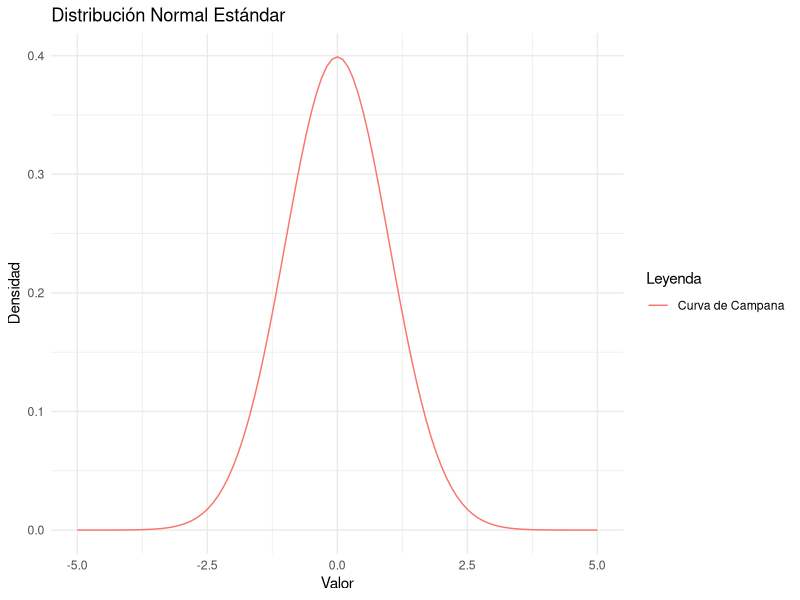

R code for this plot: (Note: this script raises an error after producing the figure.)

#1 ##################### Básico #########################
## 1
# Crear una secuencia de números del 20 al 50
numeros <- seq(20, 50)
print(numeros)
# Media de los números del 20 al 60
media <- mean(seq(20, 60))
print(media)
# Suma de los números del 51 al 91
suma <- sum(seq(51, 91))
print(suma)


## 2
for (i in 1:100) {
  if (i %% 3 == 0 && i %% 5 == 0) {
    print("FizzBuzz")
  } else if (i %% 3 == 0) {
    print("Fizz")
  } else if (i %% 5 == 0) {
    print("Buzz")
  } else {
    print(i)
  }
}

## 3

# Función para obtener los primeros n números de Fibonacci
fibonacci <- function(n) {
  if (n <= 1) {
    return(1)
  } else {
    return(fibonacci(n - 1) + fibonacci(n - 2))
  }
}

# Obtener los primeros 10 números de Fibonacci
for (i in 1:10) {
  print(fibonacci(i))
}

## 4


## 5
install.packages("ggplot2")
library(ggplot2)

# Establecer parámetros para la distribución normal
media <- 0
desviacion_std <- 1

# Generar y graficar la curva de campana
grafico <- ggplot(data.frame(x=c(-5, 5)), aes(x=x)) +
  stat_function(fun=dnorm, args=list(mean=media, sd=desviacion_std), aes(color="Curva de Campana")) +
  labs(title="Distribución Normal Estándar",
       x="Valor",
       y="Densidad",
       color="Leyenda") +
  theme_minimal()

print(grafico)

## 6

# Crear una lista de elementos usando vectores, matrices y funciones
lista <- list(
  "vector" = c(1, 2, 3),
  "matriz" = matrix(c(1, 2, 3, 4), nrow = 2, ncol = 2),
  "funcion" = function(x) x^2
)

# Imprimir el contenido de la lista
print(lista)

## 7

# Crear una matriz de 5 x 4
matriz1 <- matrix(1:20, nrow = 5, ncol = 4)

# Crear una matriz de 3 x 3 con etiquetas y rellenar la matriz por filas
matriz2 <- matrix(c(1, 2, 3, 4, 5, 6, 7, 8, 9), nrow = 3, ncol = 3, byrow = TRUE, dimnames = list(c("Fila 1", "Fila 2", "Fila 3"), c("Columna 1", "Columna 2", "Columna 3")))

# Crear una matriz de 2 x 2 con etiquetas y rellenar la matriz por columnas
matriz3 <- matrix(c(1, 2, 3, 4), nrow = 2, ncol = 2, byrow = FALSE, dimnames = list(c("Fila 1", "Fila 2"), c("Columna 1", "Columna 2")))

# Imprimir las matrices
print(matriz1)
print(matriz2)
print(matriz3)

## 8

# Crear un array con un vector de valores y un vector de dimensiones
array <- array(1:12, dim = c(2, 3, 2), dimnames = list(c("Fila 1", "Fila 2"), c("Columna 1", "Columna 2", "Columna 3"), c("Matriz 1", "Matriz 2")))

# Imprimir el array
print(array)

## 9

# Crear un array con tres columnas, tres filas y dos "matrices"
matriz1 <- matrix(c(1, 2, 3, 4, 5, 6, 7, 8, 9), nrow = 3, ncol = 3, byrow = TRUE)
matriz2 <- matrix(c(10, 11, 12, 13, 14, 15, 16, 17, 18), nrow = 3, ncol = 3, byrow = TRUE)
array <- array(c(matriz1, matriz2), dim = c(3, 3, 2))

# Imprimir la matriz
print(array)

## 10

# Crear un data.frame con los detalles de los empleados
empleados <- data.frame(
  "genero" = c("Hombre", "Mujer", "Mujer", "Hombre", "Hombre"),
  "edad" = c(27, 35, 42, 31, 46),
  "rut" = c("11.111.111-1", "22.222.222-2", "33.333.333-3", "44.444.444-4", "55.555.555-5"),
  "direccion" = c("Calle 1 #123", "Calle 2 #456", "Calle 3 #789", "Calle 4 #012", "Calle 5 #345"),
  "profesion" = c("Ingeniero", "Abogada", "Médica", "Programador", "Contador")
)

# Mostrar un resumen de los datos
summary(empleados)


#2 ##################### Vectores #########################

## 1
numeros <- numeric(6)
complejos <- complex(6)
logicos <- logical(6)
caracteres <- character(6)

## 2

# Sumar dos vectores de tipo entero y longitud 3
vector1 <- c(1, 2, 3)
vector2 <- c(4, 5, 6)
resultado <- vector1 + vector2


## 3 

# Agregar valores a un vector vacío
vector <- numeric(0)
vector <- c(vector, 1, 2, 3)

## 4

# Encontrar la suma, la media y el producto de un vector
vector <- c(1, 2, 3, 4, 5)
suma <- sum(vector)
media <- mean(vector)
producto <- prod(vector)

## 5

vector <- c(2, 4, 6, NA, NaN, 8)
suma <- sum(vector, na.rm = TRUE)
media <- mean(vector, na.rm = TRUE)
producto <- prod(vector, na.rm = TRUE)

cat("Suma: ", suma, "\n")
cat("Media: ", media, "\n")
cat("Producto: ", producto, "\n")

## 6 

# Ordenar un vector en orden ascendente y descendente
vector <- c(3, 1, 4, 1, 5, 9, 2, 6, 5)
orden_ascendente <- sort(vector)
orden_descendente <- sort(vector, decreasing = TRUE)

print(orden_ascendente)
print(orden_descendente)

## 7

vector <- c(2, 4, 6, 8, 10)
elemento <- 10
# Verificar si el elemento está en el vector
esta_en_vector <- elemento %in% vector


if (esta_en_vector) {
  cat("El número", elemento, "está en el vector.\n")
} else {
  cat("El número", elemento, "NO está en el vector.\n")
}

## 8 

# Encontrar el segundo valor más alto en un vector dado
vector <- c(1, 2, 3, 4, 5)
segundo_valor <- sort(unique(vector), decreasing = TRUE)[2]
print(segundo_valor)

## 9

# Encontrar el enésimo valor más alto en un vector dado
vector <- c(1, 2, 3, 4, 5)
n <- 3
enesimo_valor <- sort(unique(vector), decreasing = TRUE)[n]
print(enesimo_valor)

## 10 

# Convertir una columna de un data.frame en un vector
datos <- data.frame(a = c(1, 2, 3), b = c(4, 5, 6), c = c(7, 8, 9))
vector <- datos$a
print(vector)

## 11

# Invertir el orden del vector dado
vector <- c(1, 2, 3, 4, 5)
vector_invertido <- rev(vector)
print(vector_invertido)

## 12

# Crear un vector y encontrar su longitud y dimensión
vector <- c(1, 2, 3, 4, 5)
print(length(vector))
print(dim(vector))

## 13

# Probar si un valor de un vector es mayor que 10
vector <- c(1, 2, 3, 4, 5)
mayor_que_10 <- vector > 10
print(mayor_que_10)

## 14

# Sumar 3 a cada elemento en un vector dado
vector <- c(1, 2, 3, 4, 5)
vector_sumado <- vector + 3
print(vector)
print(vector_sumado)

## 15 

# Crear un vector usando el operador : y la función seq()
vector1 <- 1:10
vector2 <- seq(from = 1, to = 10, by = 1)
print(vector1)
print(vector2)


#3 ##################### Matrices #########################

## 1
# Crear una matriz en blanco
matriz_blanca <- matrix(nrow = 0, ncol = 0)
print(matriz_blanca)

## 2
# Crear una matriz a partir de un vector
vector <- c(1, 2, 3, 4, 5, 6)
matriz <- matrix(vector, nrow = 2, ncol = 3)
print(matriz)

## 3
# Crear matriz con nombres para las filas y las columnas
filas <- c("fila1", "fila2")
columnas <- c("col1", "col2", "col3")
matriz_nombres <- matrix(vector, nrow = 2, dimnames = list(filas, columnas))
print(matriz_nombres)

## 4
# Acceder a elementos específicos de una matriz
matriz_ejemplo <- matrix(1:12, nrow = 4, ncol = 3)
print(matriz_ejemplo[3,])  # Toda la 3ª fila
print(matriz_ejemplo[,4])  # Toda la 4ª columna
print(matriz_ejemplo[2,3]) # Elemento en la 3ª columna y 2ª fila

## 5
# Operaciones con dos matrices
matriz1 <- matrix(c(1,2,3,4,5,6), nrow = 2)
matriz2 <- matrix(c(7,8,9,10,11,12), nrow = 2)
suma <- matriz1 + matriz2
resta <- matriz1 - matriz2
multi <- matriz1 * matriz2
division <- matriz1 / matriz2
print(suma)
print(resta)
print(multi)
print(division)

## 6
# Crear una matriz a partir de una lista de vectores
lista_vectores <- list(c(1,2,3), c(4,5,6))
matriz_lista <- matrix(unlist(lista_vectores), ncol = 3, byrow = TRUE)
print(matriz_lista)

## 7
# Extraer submatriz
matriz_dada <- matrix(c(10,4,2,8,15,7,5,20,6), nrow=3)
submatriz <- matriz_dada[matriz_dada[,2] > 7,]
print(submatriz)

## 8
# Convertir una matriz en un vector
vectorizado <- as.vector(matriz_dada)
print(vectorizado)

## 9
# Matriz de correlación a partir de un data.frame
df <- data.frame(a = rnorm(10), b = rnorm(10), c = rnorm(10))
correlacion <- cor(df)
print(correlacion)

## 10
# Convertir matriz en lista de vectores-columna
lista_columnas <- split(matriz_dada, seq(ncol(matriz_dada)))
print(lista_columnas)

## 11
# Índice de valor máximo y mínimo en matriz
matriz_val <- matrix(c(3,5,1,7,8,2), nrow = 2)
print("Máximo")
print(which(matriz_val == max(matriz_val), arr.ind = TRUE))
print("Minimo")
print(which(matriz_val == min(matriz_val), arr.ind = TRUE))

## 12
# Rotar matriz 90 grados
print(matriz_val)
rotada <- t(apply(matriz_val, 2, rev))
print(rotada)

## 13
# Concatenar matrices
matrizA <- matrix(1:6, nrow = 3)
matrizB <- matrix(7:12, nrow = 3)
concatenada <- rbind(matrizA, matrizB)
print(concatenada)

#4 ##################### Arrays #########################

## 1
# Crear array de dos matrices 3x3
vector1 <- c(1:9)
vector2 <- c(10:18)
array1 <- array(c(vector1, vector2), dim = c(3, 3, 2))
print(array1)

## 2
# Crear array tridimensional de 24 elementos
array2 <- array(1:24, dim = c(4,3,2))
print(array2)

## 3
# Acceder a elementos específicos del array
print(array1[2,,2]) # Segunda fila de la segunda matriz
print(array1[3,3,1]) # Elemento de la 3ª fila y 3ª columna de la 1ª matriz

## 4
# Repitiendo el ejercicio anterior ya que parece duplicado
print(array1[2,,2]) # Segunda fila de la segunda matriz
print(array1[3,3,1]) # Elemento de la 3ª fila y 3ª columna de la 1ª matriz

##5

# Crear tres matrices de ejemplo
matriz1 <- matrix(1:5, nrow = 1)
matriz2 <- matrix(6:10, nrow = 1)
matriz3 <- matrix(11:15, nrow = 1)

# Combinar las matrices en una nueva matriz
nueva_matriz <- rbind(matriz1, matriz2, matriz3)

# Imprimir la nueva matriz
print(nueva_matriz)

## 6
# Crear un array con tres vectores
col1 <- c(1,2,3)
col2 <- c(4,5,6)
col3 <- c(7,8,9)
array3 <- array(c(col1, col2, col3), dim = c(3,3,2))
print(array3)

## 7
# Crear un array 5x3 de secuencia de enteros pares mayores que 50
secuencia <- seq(52, 76, by = 2)
array_sec <- array(secuencia, dim = c(5,3))
print(array_sec)

## 8

primer_par <- ifelse(50 %% 2 == 0, 52, 51 + 1)
secuencia_pares <- seq(primer_par, by = 2, length.out = 15)
matriz <- matrix(secuencia_pares, nrow = 5, ncol = 3)

print(matriz)

#5 ##################### Dataframes #########################

## 1
# Crear un data.frame vacío
df_vacio <- data.frame()
print(df_vacio)

## 2
# Crear un data.frame a partir de cuatro vectores dados
vector1 <- c(1,2,3)
vector2 <- c(4,5,6)
vector3 <- c(7,8,9)
vector4 <- c(10,11,12)
df <- data.frame(v1 = vector1, v2 = vector2, v3 = vector3, v4 = vector4)
print(df)

## 3
# Extraer una columna específica usando el nombre
columna <- df$v1
print(columna)

## 4
# Extraer las filas 3 y 5 con las columnas 1 y 3
df_extendido <- rbind(df, data.frame(v1=c(13,14,15), v2=c(16,17,18), v3=c(19,20,21), v4=c(22,23,24)))
subdf <- df_extendido[c(3,5), c(1,3)]
print(subdf)

## 5
# Eliminar columnas por nombre
df_sin_v1_v2 <- df[, !names(df) %in% c("v1", "v2")]
print(df_sin_v1_v2)

## 6
# Ordenar un data.frame por varias columnas
df_ordenado <- df[order(df$v1, df$v3), ]
print(df_ordenado)

## 7
# Fusiones con data.frames
df1 <- data.frame(ID = c(1,2,3,4), Nombre = c("A","B","C","D"))
df2 <- data.frame(ID = c(3,4,5,6), Apellido = c("W","X","Y","Z"))

fusion_interna <- merge(df1, df2, by = "ID", all = FALSE)
print(fusion_interna)

fusion_externa <- merge(df1, df2, by = "ID", all = TRUE)
print(fusion_externa)

fusion_izquierda <- merge(df1, df2, by = "ID", all.x = TRUE)
print(fusion_izquierda)

fusion_derecha <- merge(df1, df2, by = "ID", all.y = TRUE)
print(fusion_derecha)

## 8
# Reemplazar valores NA con 3
df_con_na <- data.frame(a = c(1, NA, 3), b = c(4, 5, NA))
df_sin_na <- replace(df_con_na, is.na(df_con_na), 3)
print(df_sin_na)

## 9
# Cambiar nombres de columnas
names(df) <- c("columna1", "columna2", "columna3", "columna4")
print(df)

## 10
# Filas en df1 no presentes en df2
dif_rows <- setdiff(df1, df2)
print(dif_rows)

## 11
# Elementos comunes en dos data.frames
comunes <- intersect(df1$ID, df2$ID)
print(comunes)

## 12
# Elementos que vienen solo una vez y son comunes
unicos_comunes <- setdiff(intersect(df1$ID, df2$ID), union(df1$ID, df2$ID))
print(unicos_comunes)

## 13
# Contar NA en una columna
na_count <- sum(is.na(df_con_na$a))
print(na_count)

## 14
# Elementos duplicados y filas únicas
df_duplicados <- data.frame(a = c(1,2,3,2,4,3,5))
print(duplicated(df_duplicados))
print(unique(df_duplicados))

## 15
# Dataframe airquality sin 'Solar.R' y 'Wind'
data(airquality)
airquality <- subset(airquality, select = -c(Solar.R, Wind))
print(airquality)

#6 ##################### Listas #############################################################

## 1
# Crear una lista con un vector, una matriz y otra lista
mi_lista <- list(vector = c(1, 2, 3), matriz = matrix(1:6, nrow=2), lista_interna = list(a=10, b=20))
names(mi_lista) <- c("Vec", "Mat", "List")
print(mi_lista)

## 2
# Acceder al primer y segundo elemento de la lista
print(mi_lista[[1]])
print(mi_lista[[2]])

## 3
# Agregar un elemento al final de la lista
mi_lista$otro_vector <- c(4,5,6)
print(mi_lista)

## 4
# Seleccionar el segundo elemento de una lista anidada
print(mi_lista$List[[2]])

## 5
# Fusionar dos listas en una lista
lista1 <- list(a = 1, b = 2)
lista2 <- list(c = 3, d = 4)
fusion <- c(lista1, lista2)
print(fusion)

## 6
# Convertir una lista en vector
vectorizado <- unlist(mi_lista)
print(vectorizado)

## 7
# Crear una lista de data.frames y acceder a ellos
df1 <- data.frame(a=1:3, b=4:6)
df2 <- data.frame(x=7:9, y=10:12)
lista_dfs <- list(df1=df1, df2=df2)
print(lista_dfs$df1)
print(lista_dfs$df2)

## 8
# Contar el número de objetos en una lista
numero_objetos <- length(mi_lista)
print(numero_objetos)

## 9
# Convertir un data.frame en una lista por filas
df3 <- data.frame(a=1:3, b=4:6)
lista_df <- split(df3, seq(nrow(df3)))
print(lista_df)

## 10
# Convertir una matriz en una lista
mat <- matrix(1:6, nrow=2)
lista_mat <- split(mat, row(mat))
print(lista_mat)

## 11
# Asignar NULL a un elemento de lista
mi_lista$Vec <- NULL
print(mi_lista)

## 12
# Crear la secuencia de 15 letras mayúsculas, comenzando desde 'E'
letras_secuencia <- LETTERS[which(LETTERS == "E"):(which(LETTERS == "E") + 14)]

# Convertir en lista
s <- as.list(letras_secuencia)

# Imprimir la lista
print(s)

## 13
# Asignar nuevos nombres a los elementos de una lista
names(mi_lista) <- c("a", "b", "c")
print(mi_lista)

## 14
# Obtener la longitud de los dos primeros vectores de una lista
longitud1 <- length(mi_lista$a)
longitud2 <- length(mi_lista$b)
print(longitud1)
print(longitud2)

## 15
# Encontrar elementos no presentes en otra lista
lista3 <- list(a=1, b=2, c=3)
lista4 <- list(a=1, d=4)
diferencia <- setdiff(lista3, lista4)
print(diferencia)


#7 ##################### Factors #############################################################

## 1
# Encontrar los niveles de factor de un vector dado
vector1 <- c("Rojo", "Azul", "Verde", "Rojo", "Verde")
factor1 <- factor(vector1)
print(levels(factor1))

## 2
# Cambiar el primer nivel de un factor con otro nivel
levels(factor1)[levels(factor1) == "Azul"] <- "Amarillo"
print(factor1)

## 3
# Crear un factor ordenado a partir de los nombres de los meses
meses <- c("Enero", "Marzo", "Febrero", "Abril")
factor_meses <- factor(meses, levels = c("Enero", "Febrero", "Marzo", "Abril"), ordered = TRUE)
print(factor_meses)

## 4
# Concatenar dos factores
factor2 <- factor(c("Negro", "Blanco"))
factor_concatenado <- factor(c(as.character(factor1), as.character(factor2)))
print(factor_concatenado)

## 5
# Extraer los cinco niveles de factor a partir de una muestra aleatoria
random_letters <- sample(letters, 5)
factor_letters <- factor(random_letters)
print(levels(factor_letters))

## 6
# Factor correspondiente al conjunto de datos de altura de las mujeres
data(women)
factor_women <- factor(paste(women$height, women$weight))
print(factor_women)

